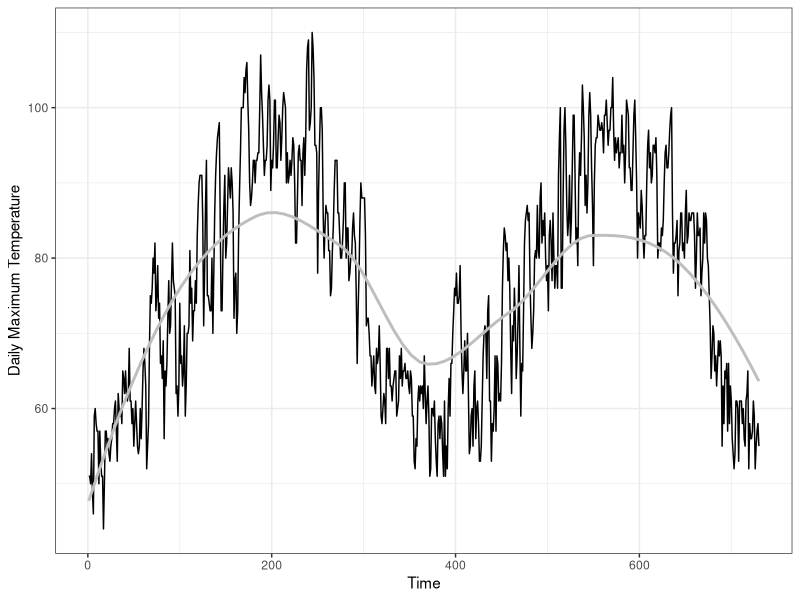
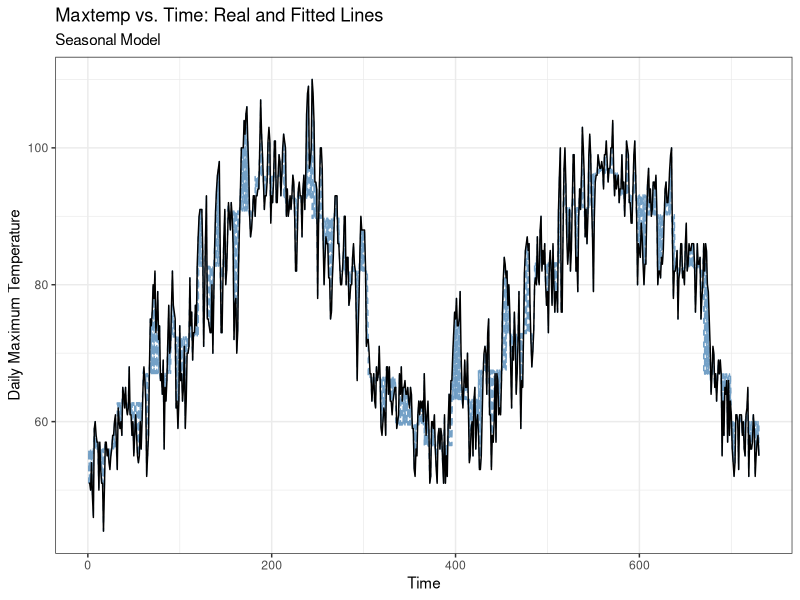
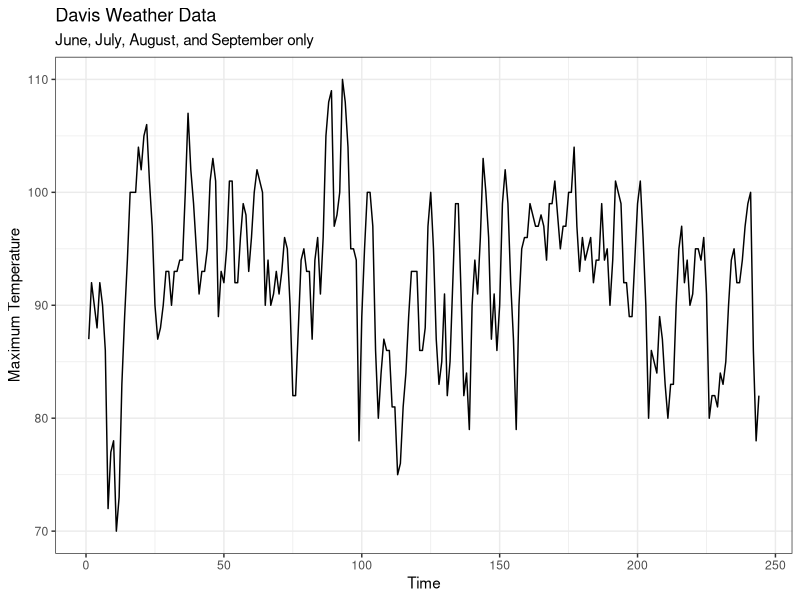
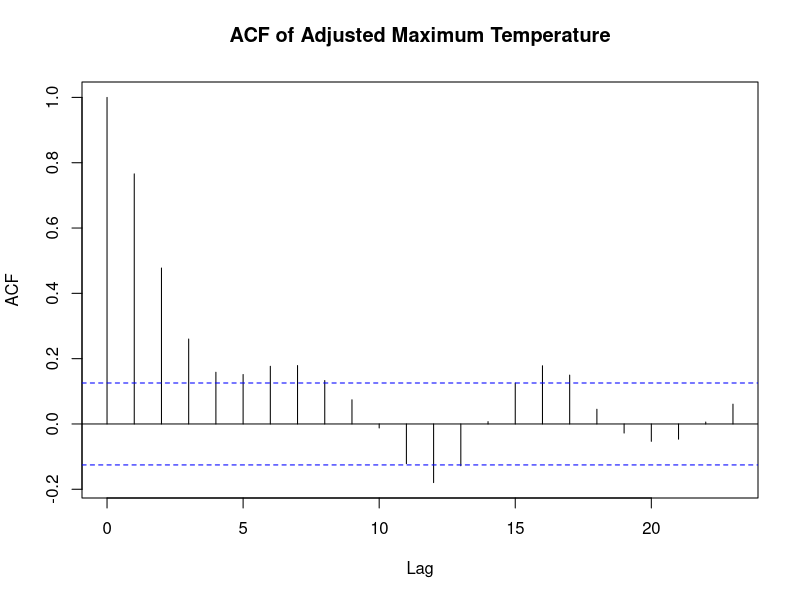
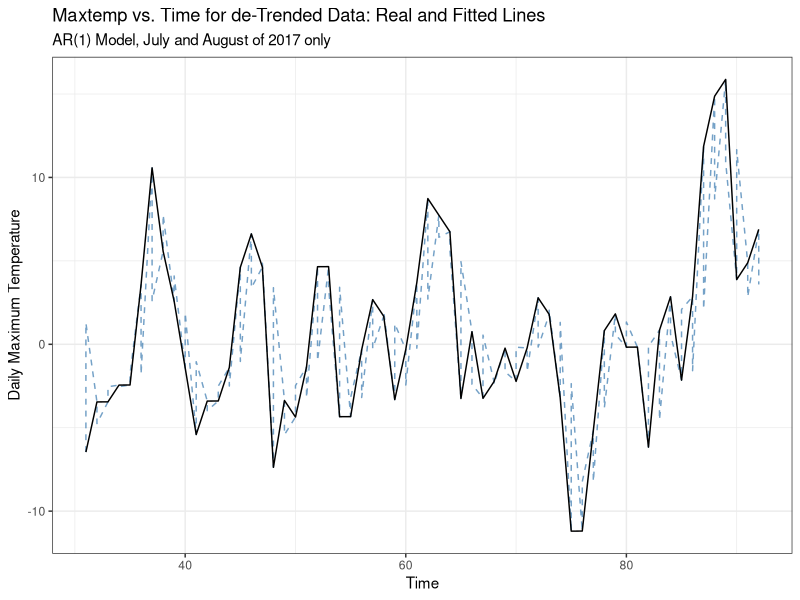

The R script that drew these images, in order:
## ---- chunk 1
library(tidyverse)
library(sandwich)
library(ggthemes)
library(knitr)
library(car)
library(Hmisc)
library(lmtest)

## ---- chunk 2
#1
DavisWeather = read.csv("DavisWeather.csv")[,-1]
DavisWeather$t = 1:nrow(DavisWeather)
DavisWeather = DavisWeather %>% select(t, everything())
DavisWeather %>% ggplot(aes(x = t, y = maxtemp)) + geom_line() + theme_bw() +
  scale_x_continuous("Time") + scale_y_continuous("Daily Maximum Temperature") + 
  geom_smooth(method = "loess", formula = "y~x", se = F, color = "grey")

## ---- chunk 3
cat("\\newpage")
## ---- chunk 4
#2
DavisWeather$Feb = ifelse(DavisWeather$month == 2, 1, 0)
DavisWeather$Mar = ifelse(DavisWeather$month == 3, 1, 0)
DavisWeather$Apr = ifelse(DavisWeather$month == 4, 1, 0)
DavisWeather$May = ifelse(DavisWeather$month == 5, 1, 0)
DavisWeather$Jun = ifelse(DavisWeather$month == 6, 1, 0)
DavisWeather$Jul = ifelse(DavisWeather$month == 7, 1, 0)
DavisWeather$Aug = ifelse(DavisWeather$month == 8, 1, 0)
DavisWeather$Sep = ifelse(DavisWeather$month == 9, 1, 0)
DavisWeather$Oct = ifelse(DavisWeather$month == 10, 1, 0)
DavisWeather$Nov = ifelse(DavisWeather$month == 11, 1, 0)
DavisWeather$Dec = ifelse(DavisWeather$month == 12, 1, 0)

# Regressing MaxTemp on monthly dummies
seasonal.model = lm(maxtemp ~ t + Feb + Mar + Apr + May + Jun + Jul + Aug + Sep + 
                      Oct + Nov + Dec, data = DavisWeather)
summary(seasonal.model)

## ---- chunk 5
linearHypothesis(seasonal.model, c("Feb + Mar + Apr + May + Jun + Jul + Aug + Sep + 
                                   Oct + Nov + Dec = 0"))

## ---- chunk 6
DavisWeather$maxtemphat = predict(seasonal.model)

df1 = cbind.data.frame(X = DavisWeather$t, Y = DavisWeather$maxtemp, Type = "Real")
tobind = cbind.data.frame(X = DavisWeather$t, Y = DavisWeather$maxtemphat, 
                          Type = "Predicted")
df2 = rbind.data.frame(df1, tobind)
ggplot(data = subset(df2, Type == "Real"), aes(x = X, y = Y)) + 
  geom_line(data = subset(df2, Type = "Predicted"), 
            linetype = "dashed", color = "steelblue", 
            alpha = I(3/4)) + geom_line() + 
  theme_bw() + scale_y_continuous("Daily Maximum Temperature") + 
  scale_x_continuous("Time") + ggtitle("Maxtemp vs. Time: Real and Fitted Lines", 
                                       subtitle = "Seasonal Model")

## ---- chunk 7
#4
DavisSummer = DavisWeather %>% filter(month > 5, month < 10)
DavisSummer$t = 1:nrow(DavisSummer)
DavisSummer %>% ggplot(aes(x = t, y = maxtemp)) + geom_line() + theme_bw() +
  scale_x_continuous("Time") + scale_y_continuous("Maximum Temperature") + 
  ggtitle("Davis Weather Data", subtitle = "June, July, August, and September only")

DavisSummer$L.maxtemp <- Lag(DavisSummer$maxtemp,1)
DavisSummer$L2.maxtemp <- Lag(DavisSummer$maxtemp,2)

#cor(DavisSummer$maxtemp[2:244], DavisSummer$L.maxtemp[2:244])
#cor(DavisSummer$maxtemp[3:244], DavisSummer$L2.maxtemp[3:244])
## ---- chunk 8
cat("\\newpage")
## ---- chunk 9
acf(DavisSummer$maxtemp, main = "ACF of Adjusted Maximum Temperature")

## ---- chunk 10
cat("\\newpage")
## ---- chunk 11
#5
detrend.model = lm(maxtemp ~ t + Jul + Aug + Sep, data = DavisSummer)
DavisSummer$maxtempdet = detrend.model$residuals
DavisSummer$L.maxtempdet = Lag(DavisSummer$maxtempdet,1)
ar1.model = lm(maxtempdet ~ L.maxtempdet, data = DavisSummer)
summary(ar1.model)

## ---- chunk 12
cat("\\newpage")
## ---- chunk 13
DavisSummer$maxtemphatdet[2:nrow(DavisSummer)] = ar1.model$fitted.values
DavisSummer1 = DavisSummer %>% filter(year == 2017 & (Jul == 1 | Aug == 1))
df1 = cbind.data.frame(X = DavisSummer1$t, Y = DavisSummer1$maxtempdet, Type = "Real")
tobind = cbind.data.frame(X = DavisSummer1$t, Y = DavisSummer1$maxtemphatdet, 
                          Type = "Predicted")
df2 = rbind.data.frame(df1, tobind)
ggplot(data = subset(df2, Type == "Real"), aes(x = X, y = Y)) + 
  geom_line(data = subset(df2, 
                          Type = "Predicted"), 
            linetype = "dashed", color = "steelblue", 
            alpha = I(3/4)) + geom_line() + 
  theme_bw() + scale_y_continuous("Daily Maximum Temperature") + 
  scale_x_continuous("Time") + 
  ggtitle("Maxtemp vs. Time for de-Trended Data: Real and Fitted Lines", 
          subtitle = "AR(1) Model, July and August of 2017 only")

## ---- chunk 14
bgtest(ar1.model)

## ---- chunk 15
cat("\\newpage")
